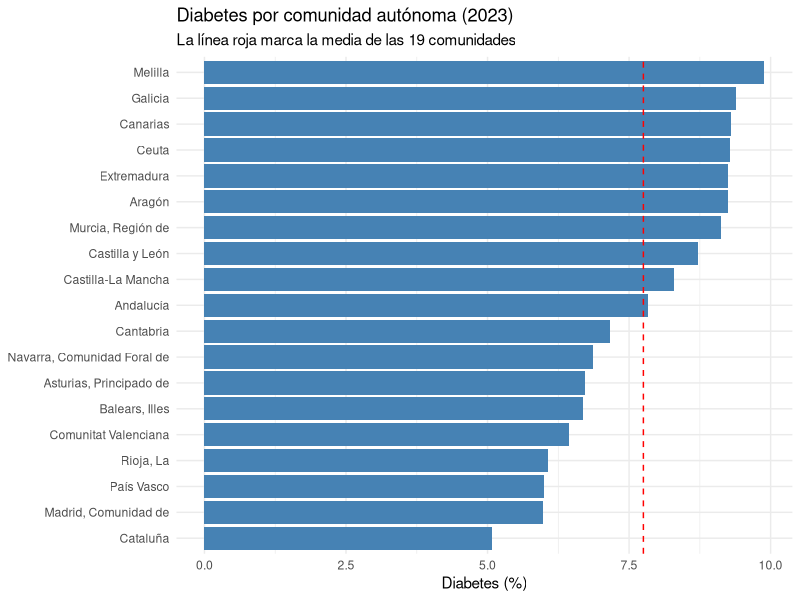
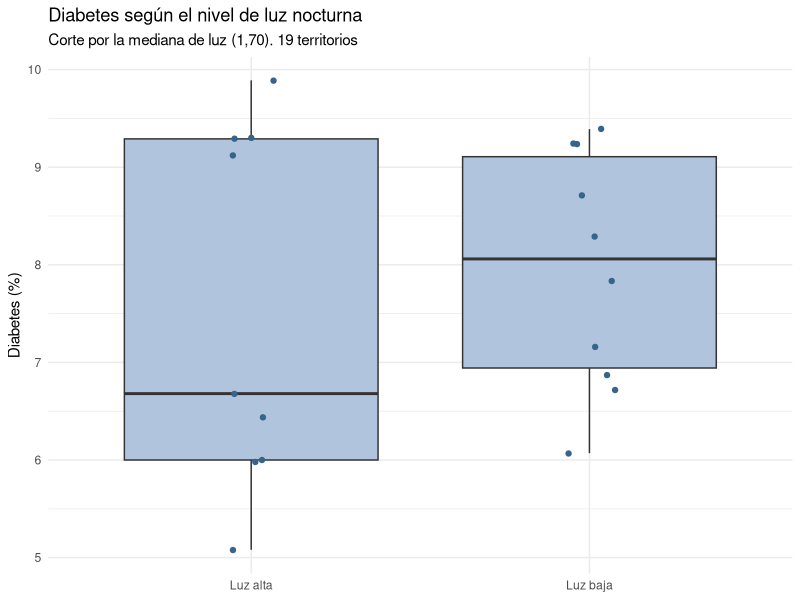
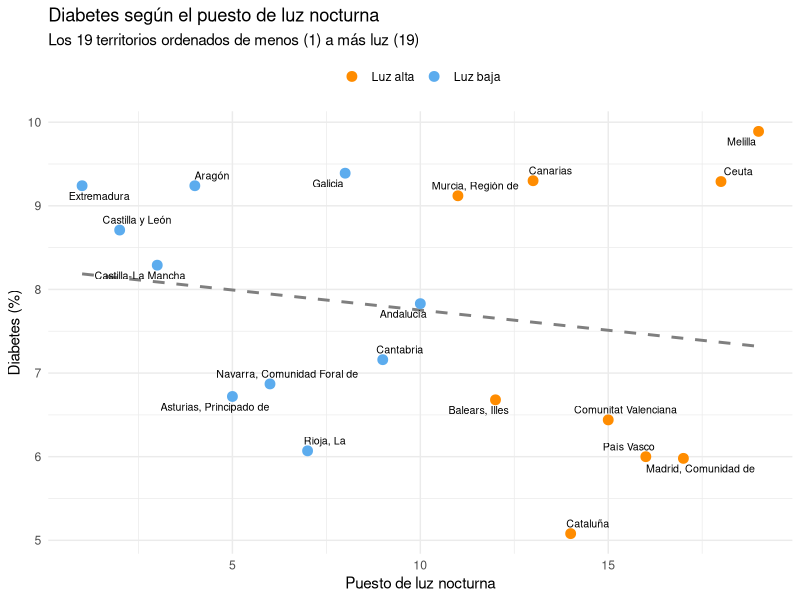

Source code (R) for these figures, in order:
## ---- chunk 1
knitr::opts_chunk$set(echo = TRUE, warning = FALSE, message = FALSE)
## ---- chunk 2
library(readr)
library(dplyr)
## ---- chunk 3
datos <- read_csv("OUTPUT/DATA/luz_diabetes_ccaa_2023.csv")
## ---- chunk 4
tabla_diabetes <- datos %>%
  select(comunidad, diabetes_pct) %>%
  arrange(desc(diabetes_pct)) %>%
  mutate(puesto = row_number()) %>%
  select(puesto, comunidad, diabetes_pct)

knitr::kable(tabla_diabetes,
             col.names = c("Puesto", "Comunidad", "Diabetes (%)"),
             caption = "Comunidades ordenadas de mayor a menor porcentaje de diabetes (2023)")
## ---- chunk 5
resumen <- datos %>%
  summarise(n       = n(),
            media   = mean(diabetes_pct),
            mediana = median(diabetes_pct),
            desv    = sd(diabetes_pct),
            minimo  = min(diabetes_pct),
            q1      = quantile(diabetes_pct, 0.25),
            q3      = quantile(diabetes_pct, 0.75),
            maximo  = max(diabetes_pct))

knitr::kable(resumen, digits = 2,
             caption = "Resumen estadístico del porcentaje de diabetes por comunidad")

# Para el texto
com_max <- tabla_diabetes$comunidad[1]
com_min <- tabla_diabetes$comunidad[nrow(tabla_diabetes)]
## ---- chunk 6

library(tidyverse)
library(ggrepel) #instalarlo con: install.packages("ggrepel")
## ---- chunk 7
ggplot(tabla_diabetes,
       aes(x = reorder(comunidad, diabetes_pct), y = diabetes_pct)) +
  geom_col(fill = "steelblue") +
  geom_hline(yintercept = mean(tabla_diabetes$diabetes_pct),
             linetype = "dashed", colour = "red") +
  coord_flip() +
  labs(title = "Diabetes por comunidad autónoma (2023)",
       subtitle = "La línea roja marca la media de las 19 comunidades",
       x = NULL,
       y = "Diabetes (%)") +
  theme_minimal()
## ---- chunk 8
luz <- read_csv("OUTPUT/DATA/luz_ccaa_2023.csv")

luz <- luz %>%
  arrange(desc(luz_media))

slice_head(luz, n = 5)
slice_tail(luz, n = 5)
## ---- chunk 9
luz %>%
  summarise(comunidades = n(),
            media = round(mean(luz_media), 2),
            desviacion = round(sd(luz_media), 2))

luz %>%
  filter(comunidad != "Ceuta", comunidad != "Melilla") %>%
  summarise(comunidades = n(),
            media = round(mean(luz_media), 2),
            desviacion = round(sd(luz_media), 2))
## ---- chunk 10
luz_diabetes <- read_csv("OUTPUT/DATA/luz_diabetes_ccaa_2023.csv")

# Mediana de la luz nocturna: parte los 19 territorios en dos mitades
mediana_luz <- median(luz_diabetes$ntl_mean)
mediana_luz

# Cada territorio a un grupo según quede por encima o por debajo de la mediana
luz_diabetes <- luz_diabetes %>% 
  mutate(grupo_luz = case_when(ntl_mean > mediana_luz ~ "Luz alta",
                               .default = "Luz baja"))

# Tabla comparativa
comparacion <- luz_diabetes %>% 
  group_by(grupo_luz) %>% 
  summarise(territorios = n(),
            diabetes_media = round(mean(diabetes_pct), 2),
            diabetes_min = min(diabetes_pct),
            diabetes_max = max(diabetes_pct))

comparacion
## ---- chunk 11
ggplot(luz_diabetes, aes(x = grupo_luz, y = diabetes_pct)) +
  geom_boxplot(fill = "lightsteelblue") +
  geom_jitter(width = 0.08, colour = "steelblue4") +
  labs(title = "Diabetes según el nivel de luz nocturna",
       subtitle = "Corte por la mediana de luz (1,70). 19 territorios",
       x = NULL,
       y = "Diabetes (%)") +
  theme_minimal()
## ---- chunk 12
# Ordenamos por luz y damos a cada territorio su puesto (1 = menos luz)
puestos <- luz_diabetes %>% 
  arrange(ntl_mean) %>% 
  mutate(puesto_luz = row_number())

ggplot(puestos, aes(x = puesto_luz, y = diabetes_pct)) +
  geom_smooth(method = "lm", se = FALSE, colour = "grey50", linetype = "dashed") +
  geom_point(aes(colour = grupo_luz), size = 3) +
  geom_text_repel(aes(label = comunidad), size = 2.7) +
  scale_colour_manual(values = c("Luz alta" = "darkorange",
                                 "Luz baja" = "steelblue2")) +
  labs(title = "Diabetes según el puesto de luz nocturna",
       subtitle = "Los 19 territorios ordenados de menos (1) a más luz (19)",
       x = "Puesto de luz nocturna",
       y = "Diabetes (%)",
       colour = NULL) +
  theme_minimal() +
  theme(legend.position = "top")
